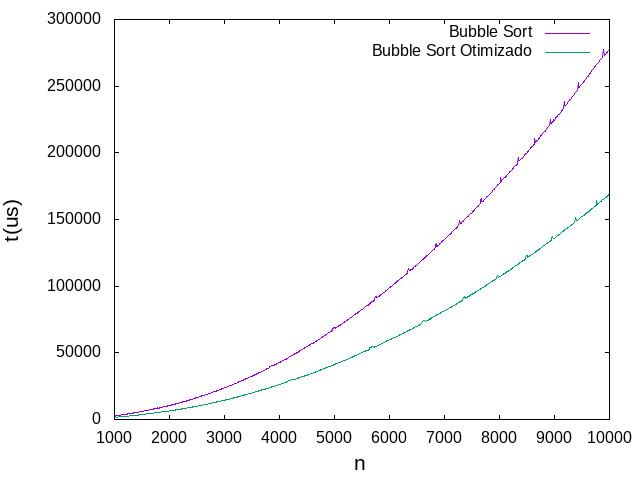

Generate this figure with gnuplot:
set terminal jpeg
set output "grafico2.jpg"
set xlabel "n" font "Arial,16"
set ylabel "t(us)" font "Arial,16"
plot "curva1.txt" with lines title "Bubble Sort", \
     "curva2.txt" with lines title "Bubble Sort Otimizado"
